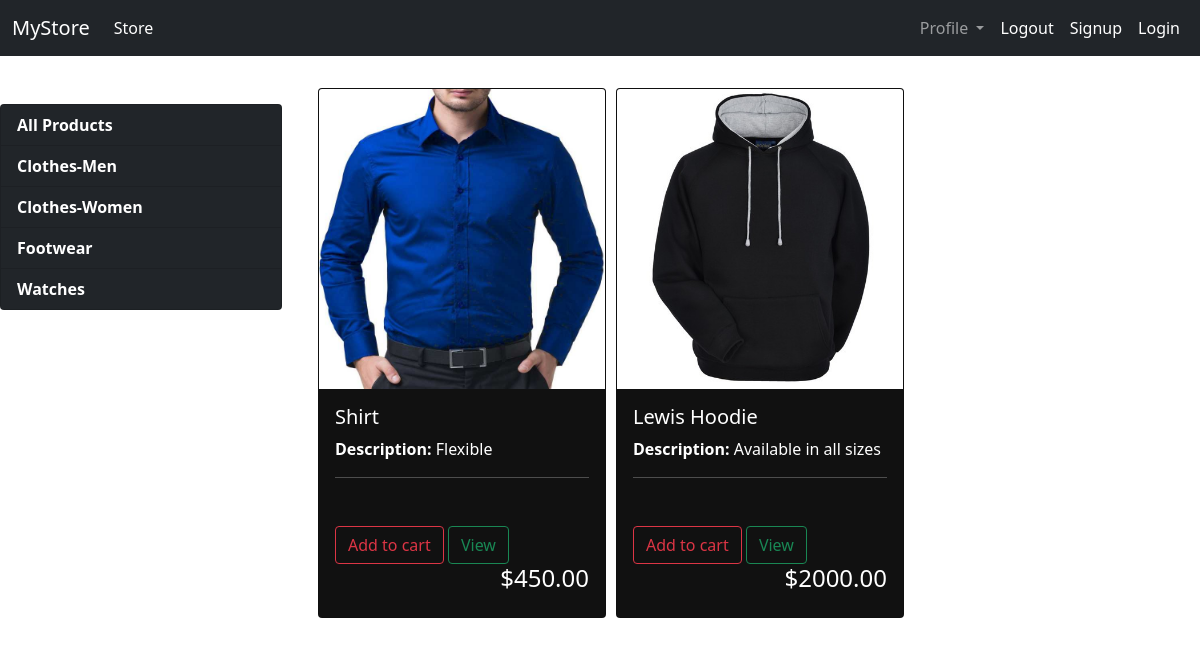
/?category=1, run on the app's committed database.
### store/models.py (models this page shows, shortened)
class Category(models.Model):
    name = models.CharField(max_length=100)
    @staticmethod
    def get_all_categories():
        return Category.objects.all()

class Product(models.Model):
    name = models.CharField(max_length=50)
    price = models.IntegerField(default=0)
    category = models.ForeignKey(Category,on_delete=models.CASCADE,default=1)
    description = models.CharField(max_length=200,default='',null=True,blank=True)
    image = models.ImageField(upload_to='uploads/products/')
    @staticmethod
    def get_products_by_id(category_id):
        if category_id:
            return Product.objects.filter(category=category_id)
        else:
            return Product.get_all_products()

### store/views.py (the view)
# urls.py: path('',index,name='homepage'),
def index(request):
    categories=Category.get_all_categories()
    products = None
    categoryID=request.GET.get('category')
    if categoryID:
        products = Product.get_products_by_id(categoryID)
    else:
        products = Product.get_all_products()
    data= {}
    data['products']=products
    data['categories']=categories
    return render(request,'index.html',data)

### store/templates/index.html
{% extends 'base.html' %}
{% block content %}
<div class="row">
    <div class="col-lg-3 mx-auto mt-5">
        <div class="list-group ">
            <a href="/" class="list-group-item list-group-item-action bg-dark  " style="color:#fff"><strong>All Products</strong></a>
            {% for category in categories %}
            <a href="/?category={{category.id}}" class="list-group-item list-group-item-action bg-dark" style="color:#fff"><strong>{{category.name}}</strong></a>
            {% endfor %}
        </div>
    </div>
    <div id="products" class="col-lg-9 mx-auto">
        <div class="row mx-auto mt-3">
            {% for product in products %}
            <div class="col-lg-4">
                <div class="card mx-auto mb-3 mt-3" style="width: 18rem;color:#fff;background-color: #111">
                    <img src="{{product.image.url}}" class="card-img-top" alt="..." height="300px" width="300px">
                    <div class="card-body">
                        <h5 class="card-title">{{ product.name }}</h5>
                        <p class="card-text"><strong>Description: </strong>{{ product.description }} </p>
                        <hr>
                    </div>
                    <div class="card-body">
                        <button data-product="{{product.name}}" data-action="add"
                            class="btn btn-outline-danger add-btn update-cart">Add to cart</button>
                        <a href="#" class="btn btn-outline-success ">View</a>
                        <h4 style="display: inline-block;float: right">${{ product.price|floatformat:2 }}</h4>
                    </div>
                </div>
            </div>
            {% endfor %}
        </div>
    </div>
</div>
{% endblock %}

### data on the page
Category: name "Clothes-Men"
Category: name "Clothes-Women"
Category: name "Footwear"
Category: name "Watches"
Product: image (picture), name "Shirt", description "Flexible", price "450.00"
Product: image (picture), name "Lewis Hoodie", description "Available in all sizes", price "2000.00"
